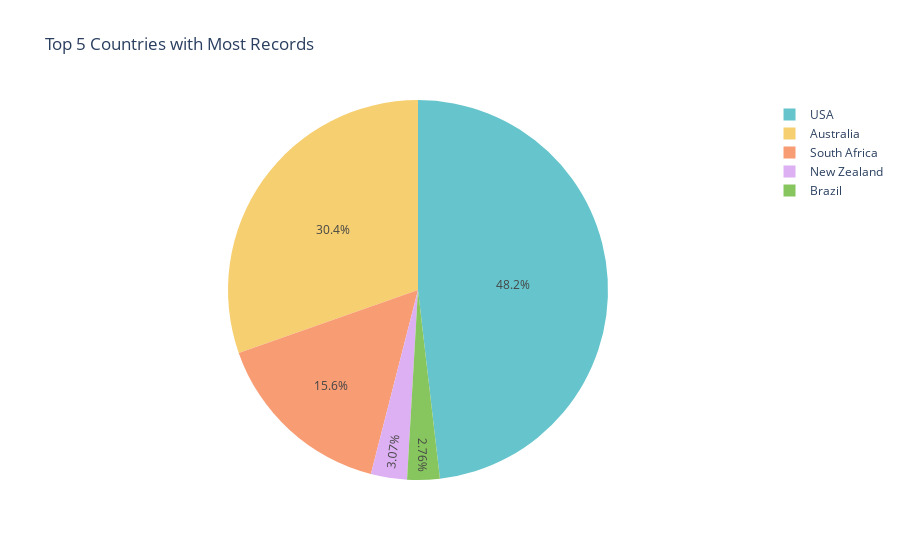

The cell this chart's notebook holds for it:
### Code cell
import plotly.io as pio
import plotly.express as px

# Use VS Code renderer for inline display
pio.renderers.default = 'vscode'  # or 'iframe'

# Prepare data
top_5 = df['Country'].value_counts().nlargest(5).reset_index()
top_5.columns = ['Country', 'Count']

# Create pie chart
fig = px.pie(
    top_5,
    names='Country',
    values='Count',
    title='Top 5 Countries with Most Records',
    color_discrete_sequence=px.colors.qualitative.Pastel
)

fig.show()

### Figure 1 — Plotly figure (JSON) as saved in the notebook; plotly's stock layout.template omitted (floating-point values rounded to 4 significant figures)
{"data": [{"domain": {"x": [0, 1], "y": [0, 1]}, "hovertemplate": "Country=%{label}<br>Count=%{value}<extra></extra>", "labels": ["USA", "Australia", "South Africa", "New Zealand", "Brazil"], "legendgroup": "", "name": "", "showlegend": true, "type": "pie", "values": [157, 99, 51, 10, 9]}], "layout": {"legend": {"tracegroupgap": 0}, "piecolorway": ["rgb(102, 197, 204)", "rgb(246, 207, 113)", "rgb(248, 156, 116)", "rgb(220, 176, 242)", "rgb(135, 197, 95)", "rgb(158, 185, 243)", "rgb(254, 136, 177)", "rgb(201, 219, 116)", "rgb(139, 224, 164)", "rgb(180, 151, 231)", "rgb(179, 179, 179)"], "title": {"text": "Top 5 Countries with Most Records"}}}
